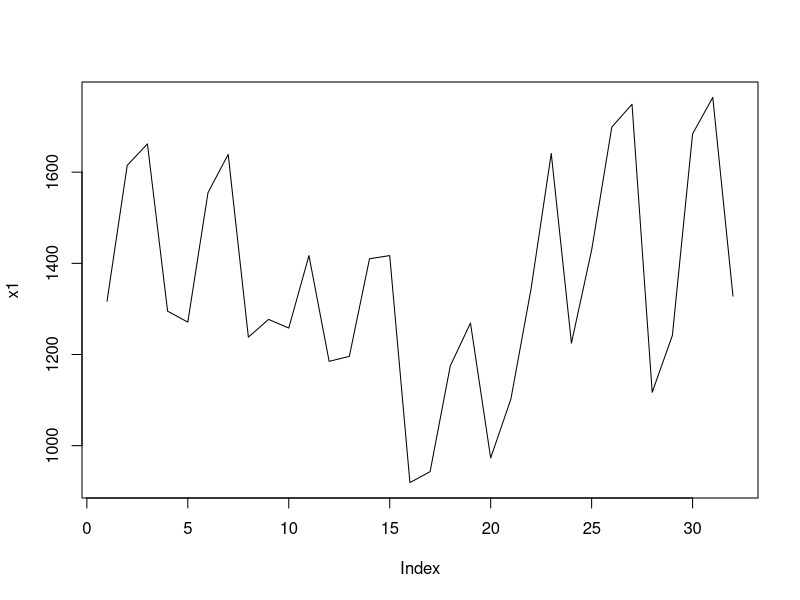
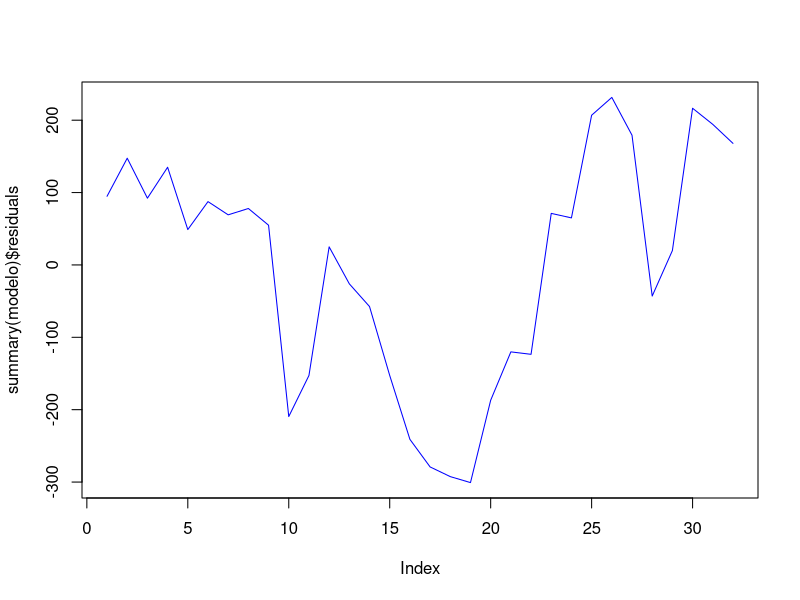

Source code (R) for these figures, in order:
library("readxl")
library("ggplot2")
dataset = read_excel("Table 9_4.xls")
dataset = dataset[4:35, ]
colnames(dataset) = c("FRIG", "DUR","D2", "D3", "D4")
View(dataset)
plot(dataset["FRIG"], type="l")  #Esta serie de tiempo no esta desestacionalizada
modelo = lm(FRIG ~ D2 + D3 + D4, data = dataset)
summary(modelo)
"Vemos, que hay un efecto estacional en el segundo, y tercer trimestre, pero no asi en el cuarto"
"Debido a que la pendiente de D4 no es estadisticamente significativa"
"A continuacion graficamos la serie de tiempo desestacionalizada"
"Donde los valores de las abcisas indican, los trimestres desde 1978 a 1985"

plot(summary(modelo)$residuals, type="l", col ="blue")


